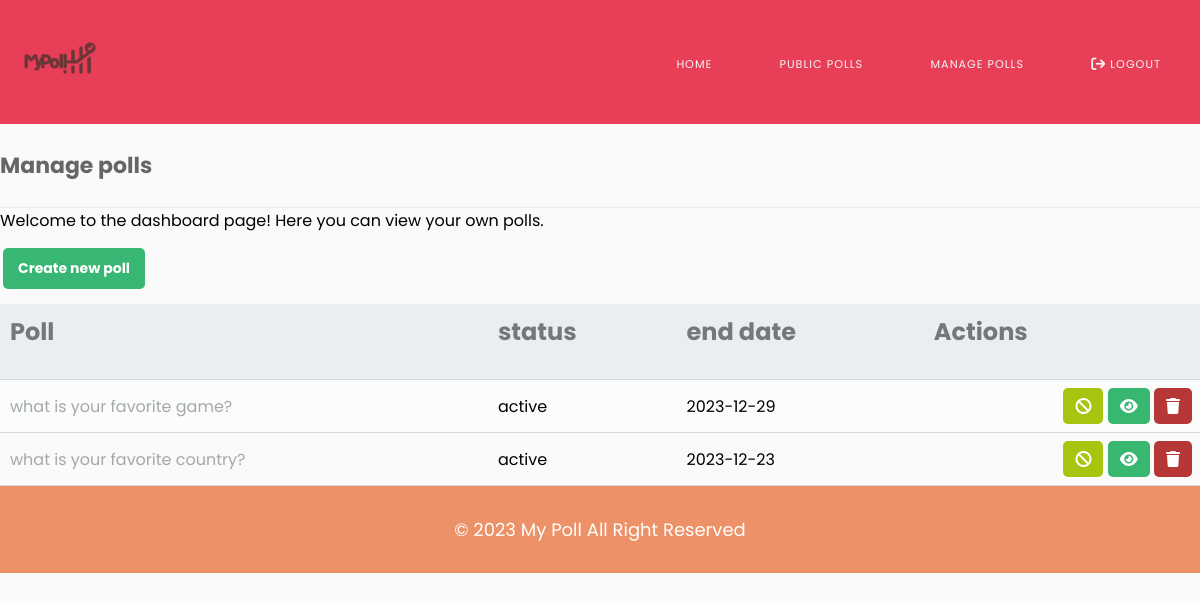
/managepolls.php (signed in), run on an earlier commit of the app's database.
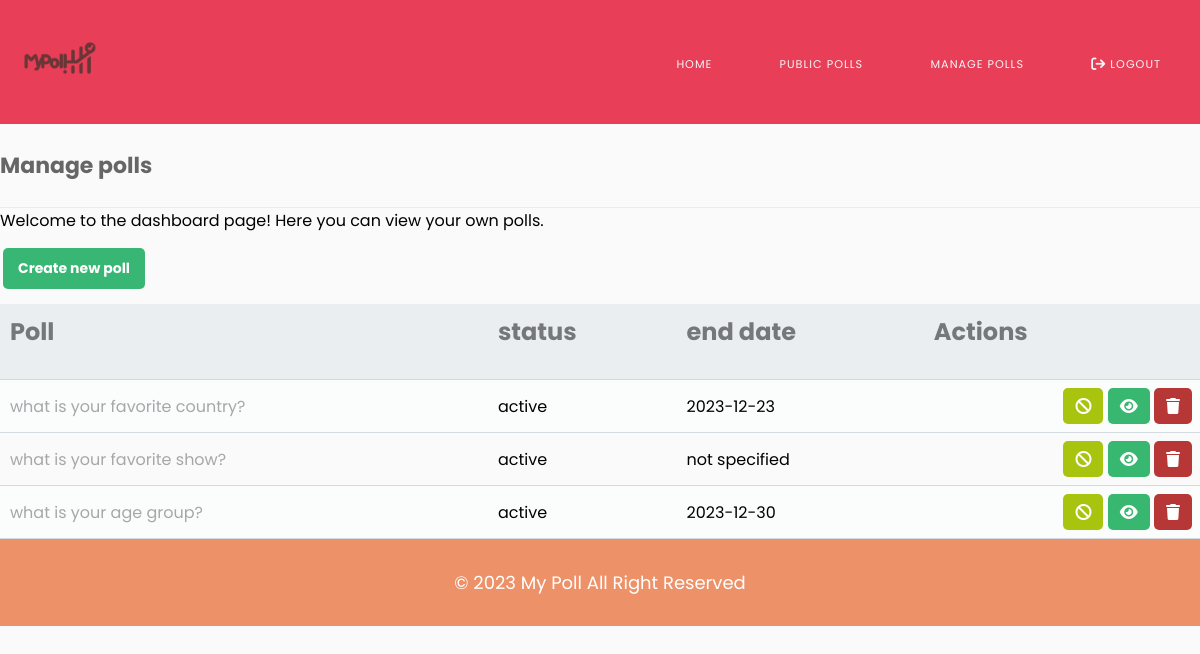
And on a later commit of the database.
### tables this page shows
CREATE TABLE `polls` (
  `qid` int(11) NOT NULL,
  `uid` int(11) NOT NULL,
  `question` text NOT NULL,
  `qdate` date NOT NULL,
  `status` tinyint(1) NOT NULL,
  `edate` date NOT NULL
);

### init/init.php (called while the page is built, shortened)
<?php
	require_once 'func.php';
	$user = new user;
?>

### init/func.php (called while the page is built, shortened)
<?php
	class user {
		function LoggedIn(){
			if (isset($_SESSION['user_id'], $_SESSION['user_name'])){
				return true;
			} else {
				return false;
			}
		}
	}
?>

### managepolls.php (the view)
<?php
include "./init/header.php";
?>
<div class="viewpoll" >
<h2 class="tm">Manage polls</h2>
	<p>Welcome to the dashboard page! Here you can view your own polls.</p>
    <a href="./createPoll.php" class="create-p">Create new poll</a>
<table class="mpoll">
       <thead>
        <td><h1>Poll</h1></td>
    <td  ><h1>status</h1></td>
    <td ><h1>end date</h1></td>
    <td  ><h1>Actions</h1></td>
    </thead>
    <tbody>
    <tr>
     <?php
            $sql =  $db -> query("SELECT * from polls where uid='{$_SESSION['user_id']}'");
            while ($getpolls = $sql -> fetch())
            {
                echo "<tr><td > ";
                echo $getpolls["question"]; ;
                echo "</td>";
                if ($getpolls["status"] == '1'){
                    $active= true;
                    echo "<td >";
                    echo "active" ;
                    echo "</td>";
                }elseif ($getpolls["status"] == '0') {
                    $active= false;
                    echo "<td >";
                    echo "deactivated" ;
                    echo "</td>";
                }
                if ($getpolls["edate"] != '0000-00-00'){
                    echo "<td > ";
                    echo $getpolls["edate"]; ;
                    echo "</td>";
                }else {
                    echo "<td > ";
                    echo "not specified" ;
                    echo "</td>";
                }
                ?>
               <td class="actions">
               <?php
               if( $active){
                ?>
                    <a href="deactivate.php?id=<?php echo $getpolls["qid"];?>" class="edit" title="deactivate poll"><i class="fa fa-ban" aria-hidden="true"></i></a>
<?php
               }else {
                ?>
                <a href="activate.php?id=<?php echo $getpolls["qid"];?>" class="turnon" title="activate poll"><i class="fa-solid fa-power-off" style="color: #80ff00;"></i></a>
<?php
               }
               ?>
                <a href="vote.php?id=<?php echo $getpolls["qid"];?>" class="view" title="View Poll"><i class="fas fa-eye fa-l"></i></a>
                <a href="deletepoll.php?q=<?php echo $getpolls["qid"]?>" class="delete-p" title="Delete Poll"><i class="fas fa-trash fa-l"></i></a>
            </td></tr>
            <?php
            }
     ?>
    </tr>
    </tbody>
</table>
</div>
<?php
include "./init/footer.php";
?>

### init/header.php (shortened to what this page needs)
<!doctype html>
<head>
  <link rel="stylesheet" href="./css/style.css">
  <link rel="stylesheet" href="./css/style1.css">
</head>
<?php include "init.php"; ?>
<body>
  <nav id="navbar">
    <div class="logo">
      <a href="./dashboard.php"><img width="100px" height="auto" src="./css/logo11.png"></a>
    </div>
    <ul class="navbar hide-on-small-screen" id="menu">
      <li><a class="navbutton" href="dashboard.php">Home</a></li>
      <li><a class="navbutton" href="viewallpolls.php">Public Polls</a></li>
      <?php
      if (!($user->LoggedIn())) {
        echo '<li><a class="navbutton" href="./login.php">Sign In</a></li>
           <li><a class="navbutton" href="./register.php">Register</a></li>';
      } else {
        echo '
            <li><a class="navbutton" href="./managepolls.php">manage polls</a></li>
            <span class"logout">  <li><a class="navbutton" href="./logout.php"><i class="fa-solid  fa-lg fa-arrow-right-from-bracket"  style="--fa-inverse: rgb(95, 16, 29);--fa-li-margin:0px"></i> Logout</a></li> </span>';
      }
      ?>
    </ul>
  </nav>

### init/footer.php (shortened to what this page needs)
                <footer class="footer">
                           &copy; 2023 <span> My Poll </span> All Right Reserved
                </footer>
    </body>
</html>

### css/style.css (style rules this page uses)
* { border: 0; box-sizing: border-box; margin: 0; padding: 0; }
body { background: rgb(250, 250, 250); font-family: 'Poppins', sans-serif; }
#menu { width: 100%; gap: 0.25rem; padding: 0.25em 0; list-style: none; }
#navbar { text-align: right; width: 100%; height: 100%; background-color: var(--main-color); display: flex; justify-content: space-between; align-items: center; padding-top: .5rem; padding-bottom: .5rem; }
.navbutton { list-style: none; display: flex; }
.logo { float: left; margin-right:2.5rem; padding-left: 10px; font-size: 1.25rem; text-decoration: none; white-space: nowrap; letter-spacing: 1px; }
#menu li { display: inline-block; margin-right: 15px; }
.navbutton { color:var(--section-background) !important; display: block; font-size: 0.7em; letter-spacing: 1px; margin: 0 20px; padding: 0 4px; text-decoration: none; text-transform: uppercase; transition: all 0.5s ease; -webkit-transition: all 0.5s ease; }
.navbutton:before, .navbutton:after { content: ''; position: absolute; width: 0; height: 2px; left: 50%; bottom: -1px; background: var( --main-color); }
.navbutton:after { background: var( --main-color); right: 0; }
#navbar { height: auto; }
h1 { font-size: 24px; margin-bottom: 20px; }
.tm { margin: 0; padding: 25px 0; font-size: 22px; border-bottom: 1px solid #ebebeb; color: #666666; }
.create-p { display: inline-block; text-decoration: none; background-color: #38b673; font-weight: bold; font-size: 14px; border-radius: 5px; color: #FFFFFF; padding: 10px 15px; margin: 15px 3px; }
.mpoll { width: 100%; padding-top: 30px; border-collapse: collapse; }
.mpoll thead { background-color: #ebeef1; border-bottom: 1px solid #d3dae0; }
.mpoll thead td { padding: 10px; font-weight: bold; color: #767779; font-size: 14px; }
.mpoll tbody tr { border-bottom: 1px solid #d3dae0; }
.mpoll tbody tr:nth-child(even) { background-color: #fbfcfc; }
.mpoll tbody tr td { padding: 10px; }
.mpoll tbody tr td:nth-child(1) { color: #a5a7a9; }
.mpoll tbody tr td.actions { padding: 8px; text-align: right; }
.mpoll tbody tr td.actions .view, .mpoll tbody tr td.actions .edit,.turnon , .mpoll tbody tr td.actions .delete-p { display: inline-flex; text-align: right; text-decoration: none; color: #FFFFFF; padding: 10px 12px; border-radius: 5px; }
.mpoll tbody tr td.actions .delete-p { background-color: #b73737; }
.mpoll tbody tr td.actions .edit { background-color: rgb(169, 196, 15); }
.mpoll tbody tr td.actions .view { background-color: #37b770; }
.footer { background-color: var(--secondary-color); color: white; padding: 30px 10px; text-align: center; bottom: 0; left: 0; width: 100%; font-size: 18px; }

What changed in the data, as far as the page shows it:
removed polls: question "what is your favorite game?", status "active", edate "2023-12-29"
added polls: question "what is your favorite show?", status "active", edate "not specified"
added polls: question "what is your age group?", status "active", edate "2023-12-30"
